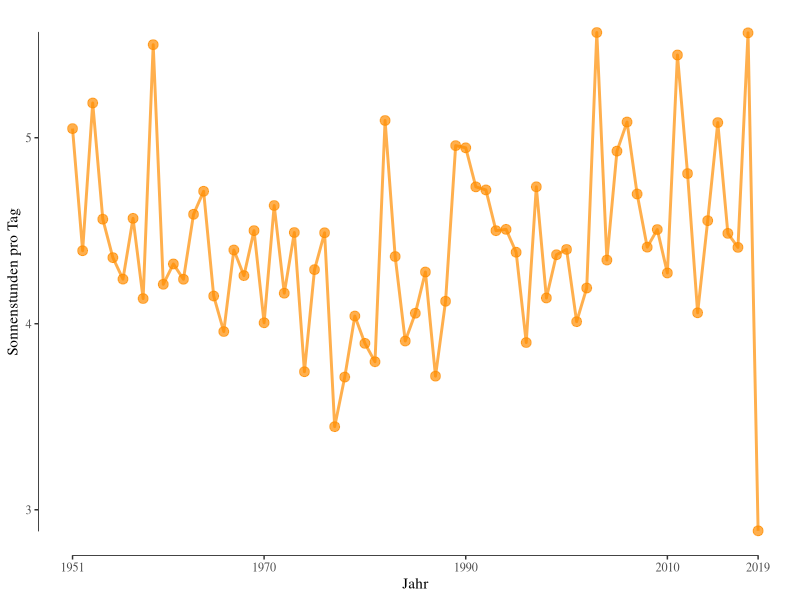

Write R code to recreate this figure.
# rm(list = ls())

# load packages
library(lubridate)
library(tidyverse)
library(ggthemes)

# Filter festlegen
jahr <- 2020
bundesland <- "Sachsen"
lastmonat <- ifelse((year(today()) - jahr) != 0, 12, month(today()) - 1)

# Daten einlesen
regionalAverages <- read.table("data/regionalAverages.csv", header = TRUE, dec = ".", 
  sep = ";")
# Daten filtern und aggregieren
bundeslandDat <- regionalAverages %>% filter(Bundesland == bundesland, Jahr <= jahr) %>% 
  filter(Monat <= lastmonat) %>% group_by(Jahr) %>% summarise_at(c("Temperatur", 
  "Niederschlag", "Sonnendauer"), list(mw = mean, summe = sum), na.rm = TRUE) %>% 
  ungroup() %>% mutate(typeYear = (Jahr >= 2000) + (Jahr == jahr))


# Make the empty plot with the geom_segments Get the borders and round down or up
tempRange <- bundeslandDat %>% summarise_at(c("Temperatur_mw"), list(min = min, max = max)) %>% 
  mutate(min = floor(min), max = ceiling(max)) %>% unlist()
tempTicks <- tempRange[1]:tempRange[2]
tempsegDat <- data.frame(x = rep(1881, length(tempTicks)), xend = rep(jahr + 0.5, 
  length(tempTicks)), y = tempTicks, yend = tempTicks)
regioTemp <- ggplot(data = bundeslandDat, aes(x = Jahr, y = Temperatur_mw)) + geom_segment(data = tempsegDat, 
  aes(x = x, y = y, xend = xend, yend = yend), inherit.aes = FALSE, linetype = "dashed", 
  alpha = 0.3, col = "black") + geom_rangeframe(col = "black") + geom_line(alpha = 0.7, 
  col = "red", size = 0.7) + geom_point(size = 1.5, alpha = 0.7, col = "red") + 
  xlab("Jahr") + ylab("Durchschnittstemperatur (°C)") + theme_tufte(base_size = 11) + 
  theme(legend.position = "none") + scale_x_continuous(breaks = c(1881, seq(1900, 
  jahr, by = 20), jahr)) + scale_y_continuous(limits = c(tempRange[1], tempRange[2])) + 
  theme(text = element_text(size = 11, family = "sans-serif"))

#### Plot Precip vs Temp ####

# Round Precip to nearest 50
precipRange <- bundeslandDat %>% summarise_at(c("Niederschlag_summe"), list(min = min, 
  max = max)) %>% mutate(min = floor(min/50) * 50, max = ceiling(max/50) * 50) %>% 
  unlist()
# Get Average Values
avgValues <- bundeslandDat %>% summarise_at(c("Temperatur_mw", "Niederschlag_summe"), 
  mean) %>% unlist()
regioPrecip <- ggplot(data = bundeslandDat, aes(y = Temperatur_mw, x = Niederschlag_summe, 
  color = factor(typeYear), alpha = factor(typeYear))) + geom_segment(aes(y = avgValues[1], 
  yend = avgValues[1], x = precipRange[1] * 1.1, xend = precipRange[2] * 0.9), 
  inherit.aes = FALSE, linetype = "dashed", alpha = 0.5, col = "black", data = data.frame()) + 
  geom_segment(aes(y = tempRange[1] * ifelse(tempRange[1] > 0, 1.1, 0.9), yend = tempRange[2] * 
    0.9, x = avgValues[2], xend = avgValues[2]), inherit.aes = FALSE, linetype = "dashed", 
    alpha = 0.5, col = "black", data = data.frame()) + geom_point(size = 1.5) + 
  geom_rangeframe(col = "black", sides = "br") + theme_tufte(base_size = 15) + 
  ylab("Durchschnittstemperatur (°C)") + xlab("Niederschlag (mm)") + scale_color_manual(values = c("blue", 
  "black", "red"), breaks = c(0, 1, 2), name = "Jahr", labels = c("1881-1999", 
  paste0("2000-", jahr - 1), 2019)) + scale_y_continuous(limits = c(tempRange[1], 
  tempRange[2]), position = "right") + scale_x_continuous(limits = precipRange) + 
  theme(legend.position = c(0, 0), legend.justification = c(0, 0), legend.title = element_text(size = 7, 
    face = "bold", hjust = 0.5)) + annotate("text", y = tempRange[1] * ifelse(tempRange[1] > 
  0, 1.1, 0.9), x = avgValues[2] + 0.01 * avgValues[2], label = "Durchschnittswerte", 
  size = 2, angle = 90) + scale_alpha_manual(values = c(0.4, 1, 1), guide = FALSE) + 
  guides(colour = guide_legend(override.aes = list(alpha = c(0.4, 0.9)))) + theme(text = element_text(size = 11, 
  family = "sans-serif")) + theme(legend.text = element_text(size = 6))



# Sun duration plot
sunDat <- bundeslandDat %>% filter(Sonnendauer_summe > 0) %>% mutate(numDays = ifelse(leap_year(Jahr), 
  366, 365)) %>% mutate(sonneprotag = Sonnendauer_summe/numDays)
ggplot(data = sunDat, aes(x = Jahr, y = sonneprotag)) + geom_rangeframe(col = "black") + 
  geom_line(alpha = 0.7, col = "darkorange", size = 1) + xlab("Jahr") + ylab("Sonnenstunden pro Tag") + 
  geom_point(size = 3, alpha = 0.7, col = "darkorange") + theme_tufte(base_size = 11) + 
  theme(legend.position = "none") + scale_x_continuous(limits = c(1951, 2019), 
  breaks = c(1951, seq(1970, 2019, by = 20), 2019))
